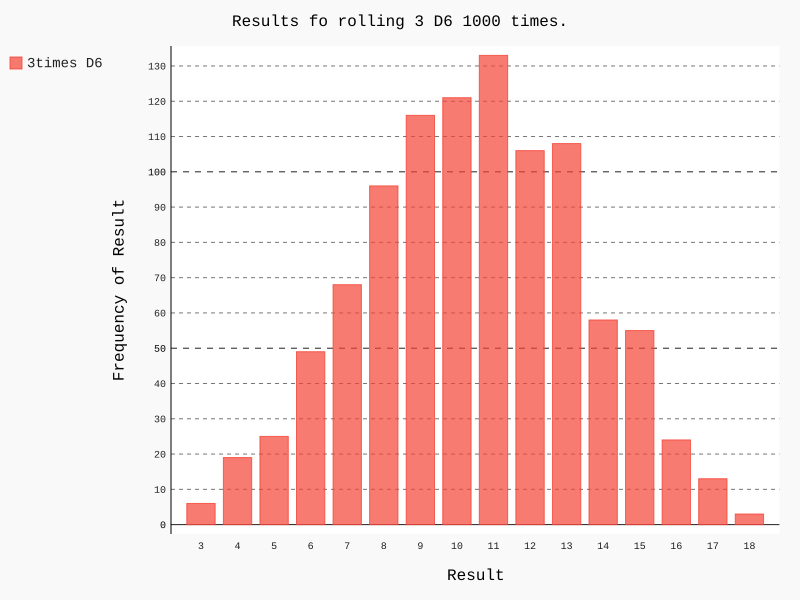

The script that drew this image:
import pygal
from die import Die

die_1 = Die()
die_2 = Die()
die_3 = Die()
results = [die_1.roll()+die_2.roll()+die_3.roll() for roll_num in range(1000)]
max_result = die_1.num_sides + die_2.num_sides + die_3.num_sides
frequencies = [results.count(value) for value in range(3, max_result+1)]

hist = pygal.Bar()
hist.title = "Results fo rolling 3 D6 1000 times."
hist.x_labels = list(range(3, max_result+1))
hist.x_title = "Result"
hist.y_title = "Frequency of Result"
hist.add('3times D6', frequencies)
hist.render_to_file('dice3_visual.svg')
